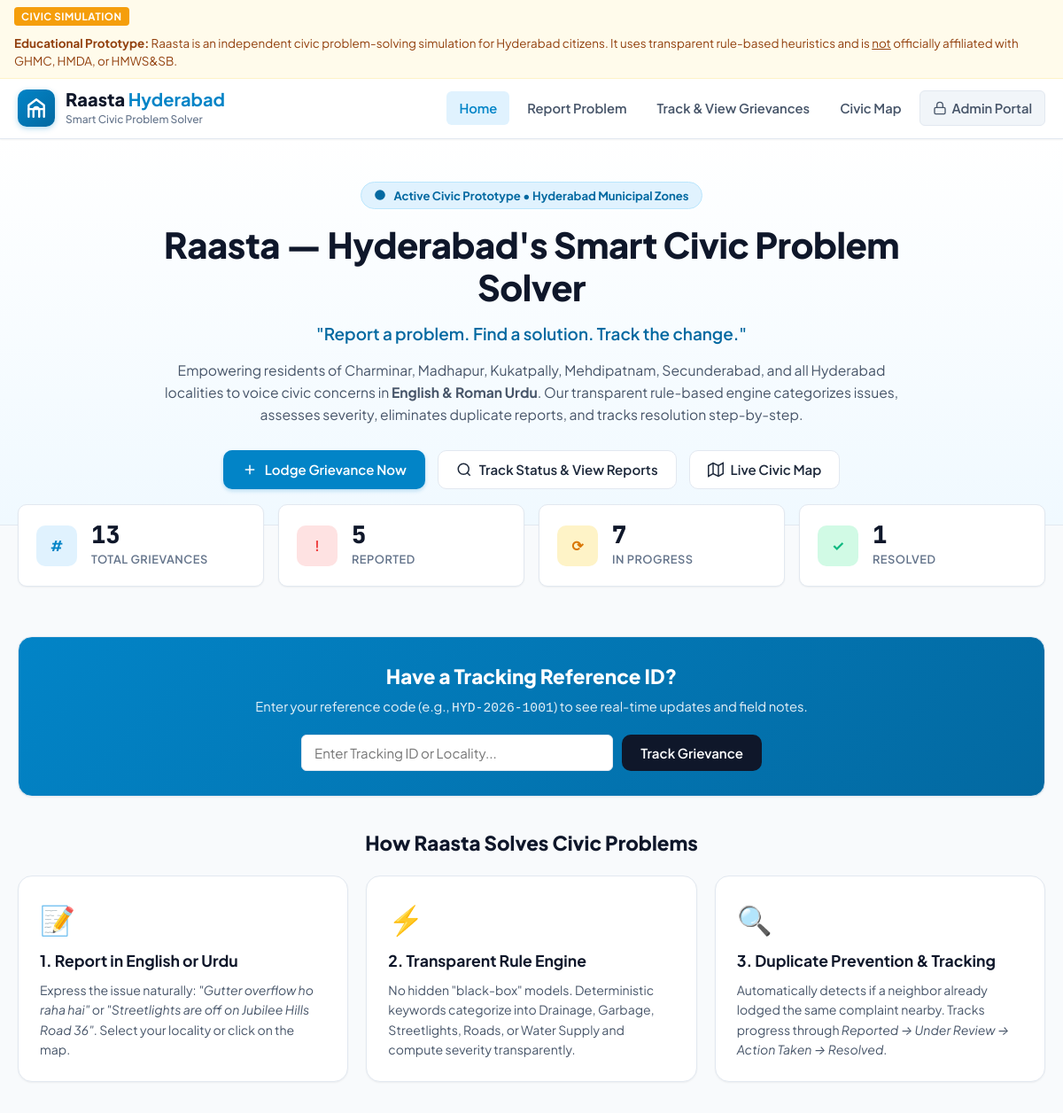
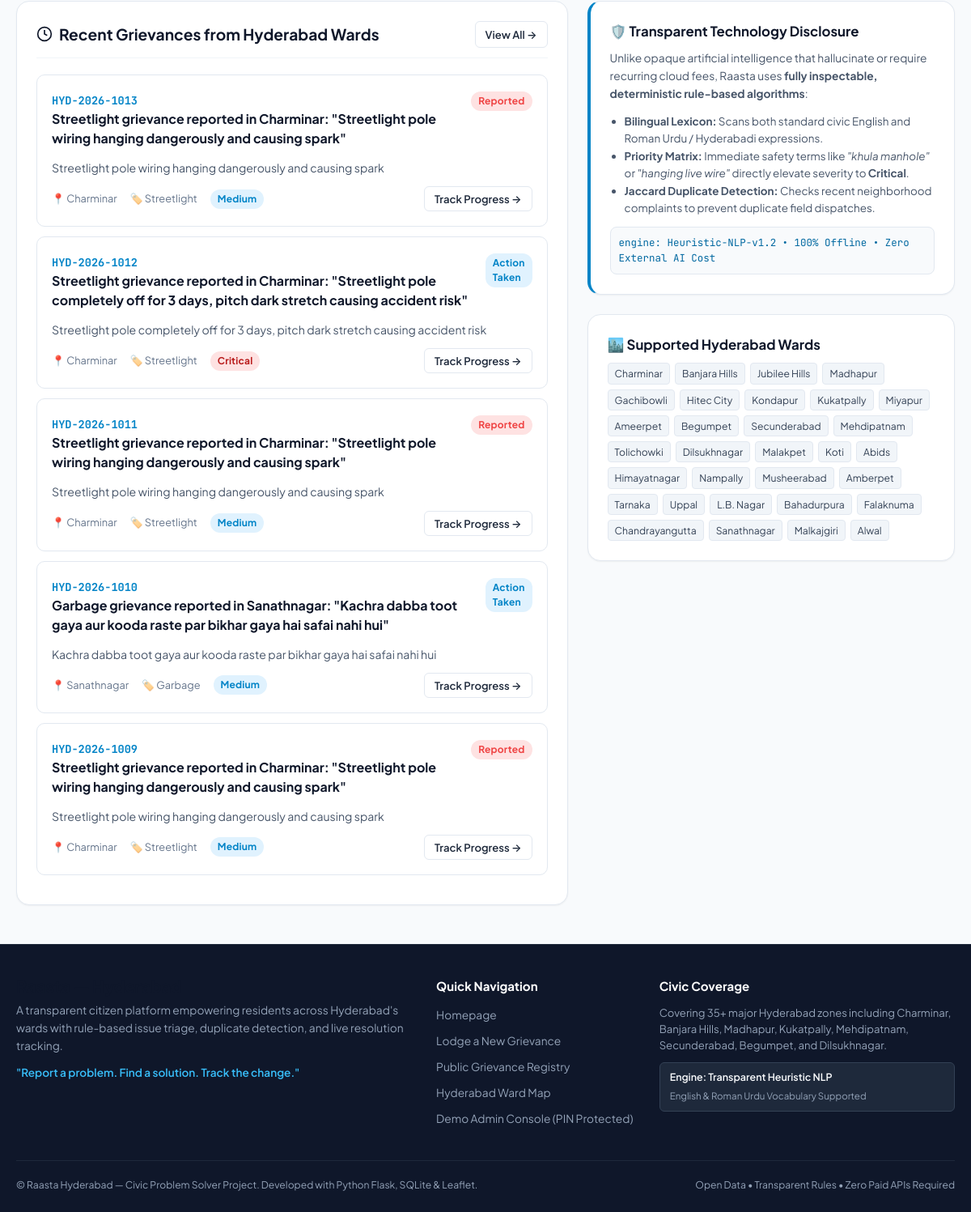
The page / on the database its author committed (2 pictures, top to bottom).
### tables this page shows
CREATE TABLE complaints (
        id INTEGER PRIMARY KEY AUTOINCREMENT,
        tracking_id TEXT UNIQUE NOT NULL,
        citizen_name TEXT DEFAULT 'Anonymous Citizen',
        citizen_phone TEXT DEFAULT '',
        locality TEXT NOT NULL,
        landmark TEXT DEFAULT '',
        latitude REAL NOT NULL,
        longitude REAL NOT NULL,
        raw_description TEXT NOT NULL,
        category TEXT NOT NULL,
        severity TEXT NOT NULL,
        severity_reason TEXT NOT NULL,
        summary TEXT NOT NULL,
        status TEXT NOT NULL DEFAULT 'Reported',
        is_duplicate INTEGER DEFAULT 0,
        duplicate_of TEXT DEFAULT '',
        duplicate_similarity REAL DEFAULT 0.0,
        admin_notes TEXT DEFAULT '',
        created_at TEXT NOT NULL,
        updated_at TEXT NOT NULL
    );

### app.py (the view)
@app.route("/")
def index():
    stats = get_stats()
    recent_complaints = get_all_complaints()[:5]
    return render_template(
        "index.html",
        stats=stats,
        recent_complaints=recent_complaints,
        localities=HYDERABAD_LOCALITIES
    )

### templates/index.html (shortened to what this page needs)
{% extends "base.html" %}
{% block content %}
<section class="hero">
    <div class="hero-inner">
        <div class="hero-pill">
            <svg viewBox="0 0 24 24" width="14" height="14" fill="currentColor">
                <circle cx="12" cy="12" r="10"></circle>
            </svg>
            Active Civic Prototype &bull; Hyderabad Municipal Zones
        </div>
        <h1 class="hero-title">Raasta — Hyderabad's Smart Civic Problem Solver</h1>
        <div class="hero-tagline">"Report a problem. Find a solution. Track the change."</div>
        <p class="hero-desc">
            Empowering residents of Charminar, Madhapur, Kukatpally, Mehdipatnam, Secunderabad, and all Hyderabad localities to voice civic concerns in <strong>English & Roman Urdu</strong>. Our transparent rule-based engine categorizes issues, assesses severity, eliminates duplicate reports, and tracks resolution step-by-step.
        </p>
        <div class="hero-actions">
            <a href="{{ url_for('report') }}" class="btn btn-primary">
                <svg viewBox="0 0 24 24" width="18" height="18" fill="none" stroke="currentColor" stroke-width="2">
                    <line x1="12" y1="5" x2="12" y2="19"></line>
                    <line x1="5" y1="12" x2="19" y2="12"></line>
                </svg>
                Lodge Grievance Now
            </a>
            <a href="{{ url_for('complaints') }}" class="btn btn-outline">
                <svg viewBox="0 0 24 24" width="18" height="18" fill="none" stroke="currentColor" stroke-width="2">
                    <circle cx="11" cy="11" r="8"></circle>
                    <line x1="21" y1="21" x2="16.65" y2="16.65"></line>
                </svg>
                Track Status & View Reports
            </a>
            <a href="{{ url_for('map_view') }}" class="btn btn-outline">
                <svg viewBox="0 0 24 24" width="18" height="18" fill="none" stroke="currentColor" stroke-width="2">
                    <polygon points="1 6 1 22 8 18 16 22 23 18 23 2 16 6 8 2 1 6"></polygon>
                    <line x1="8" y1="2" x2="8" y2="18"></line>
                    <line x1="16" y1="6" x2="16" y2="22"></line>
                </svg>
                Live Civic Map
            </a>
        </div>
    </div>
</section>
<div class="stats-grid">
    <div class="stat-card">
        <div class="stat-icon total">#</div>
        <div>
            <div class="stat-value">{{ stats.total }}</div>
            <div class="stat-label">Total Grievances</div>
        </div>
    </div>
    <div class="stat-card">
        <div class="stat-icon reported">!</div>
        <div>
            <div class="stat-value">{{ stats.reported }}</div>
            <div class="stat-label">Reported</div>
        </div>
    </div>
    <div class="stat-card">
        <div class="stat-icon review">⟳</div>
        <div>
            <div class="stat-value">{{ stats.under_review + stats.action_taken }}</div>
            <div class="stat-label">In Progress</div>
        </div>
    </div>
    <div class="stat-card">
        <div class="stat-icon resolved">✓</div>
        <div>
            <div class="stat-value">{{ stats.resolved }}</div>
            <div class="stat-label">Resolved</div>
        </div>
    </div>
</div>
<div class="container">
    <div class="card" style="background: linear-gradient(135deg, #0284c7 0%, #0369a1 100%); color: #ffffff; padding: 28px;">
        <div style="max-width: 720px; margin: 0 auto; text-align: center;">
            <h2 style="font-size: 1.4rem; font-weight: 800; margin-bottom: 6px;">Have a Tracking Reference ID?</h2>
            <p style="font-size: 0.92rem; opacity: 0.9; margin-bottom: 18px;">
                Enter your reference code (e.g., <code>HYD-2026-1001</code>) to see real-time updates and field notes.
            </p>
            <form action="{{ url_for('complaints') }}" method="GET" style="display: flex; gap: 10px; max-width: 520px; margin: 0 auto;">
                <input type="text" name="search" class="form-control" placeholder="Enter Tracking ID or Locality..." style="background: #ffffff; color: #0f172a;" required>
                <button type="submit" class="btn" style="background: #0f172a; color: #ffffff; white-space: nowrap;">Track Grievance</button>
            </form>
        </div>
    </div>
    <div style="margin: 36px 0;">
        <h2 style="font-size: 1.4rem; font-weight: 800; color: #0f172a; margin-bottom: 20px; text-align: center;">
            How Raasta Solves Civic Problems
        </h2>
        <div style="display: grid; grid-template-columns: repeat(auto-fit, minmax(280px, 1fr)); gap: 20px;">
            <div class="card" style="margin-bottom: 0;">
                <div style="font-size: 2rem; margin-bottom: 10px;">📝</div>
                <h3 style="font-size: 1.1rem; font-weight: 700; color: #0f172a; margin-bottom: 8px;">1. Report in English or Urdu</h3>
                <p style="font-size: 0.88rem; color: #475569; line-height: 1.6;">
                    Express the issue naturally: <em>"Gutter overflow ho raha hai"</em> or <em>"Streetlights are off on Jubilee Hills Road 36"</em>. Select your locality or click on the map.
                </p>
            </div>
            <div class="card" style="margin-bottom: 0;">
                <div style="font-size: 2rem; margin-bottom: 10px;">⚡</div>
                <h3 style="font-size: 1.1rem; font-weight: 700; color: #0f172a; margin-bottom: 8px;">2. Transparent Rule Engine</h3>
                <p style="font-size: 0.88rem; color: #475569; line-height: 1.6;">
                    No hidden "black-box" models. Deterministic keywords categorize into Drainage, Garbage, Streetlights, Roads, or Water Supply and compute severity transparently.
                </p>
            </div>
            <div class="card" style="margin-bottom: 0;">
                <div style="font-size: 2rem; margin-bottom: 10px;">🔍</div>
                <h3 style="font-size: 1.1rem; font-weight: 700; color: #0f172a; margin-bottom: 8px;">3. Duplicate Prevention & Tracking</h3>
                <p style="font-size: 0.88rem; color: #475569; line-height: 1.6;">
                    Automatically detects if a neighbor already lodged the same complaint nearby. Tracks progress through <em>Reported &rarr; Under Review &rarr; Action Taken &rarr; Resolved</em>.
                </p>
            </div>
        </div>
    </div>
    <div style="display: grid; grid-template-columns: 1.2fr 0.8fr; gap: 24px; margin-top: 24px;">
        <div class="card">
            <div class="card-header">
                <h3 class="card-title">
                    <svg viewBox="0 0 24 24" width="20" height="20" fill="none" stroke="currentColor" stroke-width="2">
                        <circle cx="12" cy="12" r="10"></circle>
                        <polyline points="12 6 12 12 16 14"></polyline>
                    </svg>
                    Recent Grievances from Hyderabad Wards
                </h3>
                <a href="{{ url_for('complaints') }}" class="btn btn-outline btn-sm">View All &rarr;</a>
            </div>
            {% for comp in recent_complaints %}
            <div class="complaint-card">
                <div class="complaint-card-header">
                    <div>
                        <a href="javascript:void(0)" onclick="openComplaintModal('{{ comp.tracking_id }}')" class="complaint-id">{{ comp.tracking_id }}</a>
                        <div class="complaint-summary">{{ comp.summary }}</div>
                    </div>
                    <div>
                        {% if comp.status == 'Reported' %}
                            <span class="badge badge-status-reported">Reported</span>
                        {% elif comp.status == 'Under Review' %}
                            <span class="badge badge-status-review">Under Review</span>
                        {% elif comp.status == 'Action Taken' %}
                            <span class="badge badge-status-action">Action Taken</span>
                        {% else %}
                            <span class="badge badge-status-resolved">Resolved</span>
                        {% endif %}
                    </div>
                </div>
                <div class="complaint-desc">{{ comp.raw_description }}</div>
                <div class="complaint-meta">
                    <span class="complaint-meta-item">📍 {{ comp.locality }}</span>
                    <span class="complaint-meta-item">🏷️ {{ comp.category }}</span>
                    <span class="complaint-meta-item">
                        {% if comp.severity == 'Critical' %}
                            <span class="badge badge-sev-critical">Critical</span>
                        {% elif comp.severity == 'High' %}
                            <span class="badge badge-sev-high">High</span>
                        {% elif comp.severity == 'Medium' %}
                            <span class="badge badge-sev-medium">Medium</span>
                        {% else %}
                            <span class="badge badge-sev-low">Low</span>
                        {% endif %}
                    </span>
                    <span class="complaint-meta-item" style="margin-left: auto;">
                        <button class="btn btn-outline btn-sm" onclick="openComplaintModal('{{ comp.tracking_id }}')">
                            Track Progress &rarr;
                        </button>
                    </span>
                </div>
            </div>
            {% endfor %}
        </div>
        <div>
            <div class="card" style="border-left: 4px solid #0284c7;">
                <h3 style="font-size: 1.05rem; font-weight: 700; color: #0f172a; margin-bottom: 10px;">
                    🛡️ Transparent Technology Disclosure
                </h3>
                <p style="font-size: 0.86rem; color: #475569; line-height: 1.6; margin-bottom: 12px;">
                    Unlike opaque artificial intelligence that hallucinate or require recurring cloud fees, Raasta uses <strong>fully inspectable, deterministic rule-based algorithms</strong>:
                </p>
                <ul style="font-size: 0.84rem; color: #475569; padding-left: 18px; line-height: 1.6; margin-bottom: 12px;">
                    <li><strong>Bilingual Lexicon:</strong> Scans both standard civic English and Roman Urdu / Hyderabadi expressions.</li>
                    <li><strong>Priority Matrix:</strong> Immediate safety terms like <em>"khula manhole"</em> or <em>"hanging live wire"</em> directly elevate severity to <strong>Critical</strong>.</li>
                    <li><strong>Jaccard Duplicate Detection:</strong> Checks recent neighborhood complaints to prevent duplicate field dispatches.</li>
                </ul>
                <div style="background: #f8fafc; border: 1px solid #e2e8f0; border-radius: 8px; padding: 10px; font-size: 0.78rem; font-family: var(--font-mono); color: #0369a1;">
                    engine: Heuristic-NLP-v1.2 &bull; 100% Offline &bull; Zero External AI Cost
                </div>
            </div>
            <div class="card">
                <h3 style="font-size: 1.05rem; font-weight: 700; color: #0f172a; margin-bottom: 10px;">
                    🏙️ Supported Hyderabad Wards
                </h3>
                <div style="display: flex; flex-wrap: wrap; gap: 6px; max-height: 220px; overflow-y: auto; padding-right: 4px;">
                    {% for name, data in localities.items() %}
                        <a href="{{ url_for('complaints', locality=name) }}" class="urdu-pill" style="text-decoration: none;">
                            {{ name }}
                        </a>
                    {% endfor %}
                </div>
            </div>
        </div>
    </div>
</div>
{% endblock %}

### rows shown on the page
complaints: tracking_id "HYD-2026-1013", summary "Streetlight grievance reported in Charminar: \"Streetlight pole wiring hanging dangerously and causing spark\"", status "Reported", raw_description "Streetlight pole wiring hanging dangerously and causing spark", locality "Charminar", category "Streetlight", severity "Medium"
complaints: tracking_id "HYD-2026-1012", summary "Streetlight grievance reported in Charminar: \"Streetlight pole completely off for 3 days, pitch dark stretch causing accident risk\"", status "Action Taken", raw_description "Streetlight pole completely off for 3 days, pitch dark stretch causing accident risk", locality "Charminar", category "Streetlight", severity "Critical"
complaints: tracking_id "HYD-2026-1011", summary "Streetlight grievance reported in Charminar: \"Streetlight pole wiring hanging dangerously and causing spark\"", status "Reported", raw_description "Streetlight pole wiring hanging dangerously and causing spark", locality "Charminar", category "Streetlight", severity "Medium"
complaints: tracking_id "HYD-2026-1010", summary "Garbage grievance reported in Sanathnagar: \"Kachra dabba toot gaya aur kooda raste par bikhar gaya hai safai nahi hui\"", status "Action Taken", raw_description "Kachra dabba toot gaya aur kooda raste par bikhar gaya hai safai nahi hui", locality "Sanathnagar", category "Garbage", severity "Medium"
complaints: tracking_id "HYD-2026-1009", summary "Streetlight grievance reported in Charminar: \"Streetlight pole wiring hanging dangerously and causing spark\"", status "Reported", raw_description "Streetlight pole wiring hanging dangerously and causing spark", locality "Charminar", category "Streetlight", severity "Medium"

### other values the page prints
{{ stats.total }} "13"
{{ stats.reported }} "5"
{{ stats.under_review + stats.action_taken }} "7"
{{ stats.resolved }} "1"
{{ name }} "Charminar" "Banjara Hills" "Jubilee Hills" "Madhapur" "Gachibowli" "Hitec City" "Kondapur" "Kukatpally" "Miyapur" "Ameerpet" "Begumpet" "Secunderabad" "Mehdipatnam" "Tolichowki" "Dilsukhnagar" "Malakpet" "Koti" "Abids" "Himayatnagar" "Nampally" "Musheerabad" "Amberpet" "Tarnaka" "Uppal" "L.B. Nagar" "Bahadurpura" "Falaknuma" "Chandrayangutta" "Sanathnagar" "Malkajgiri" "Alwal"
